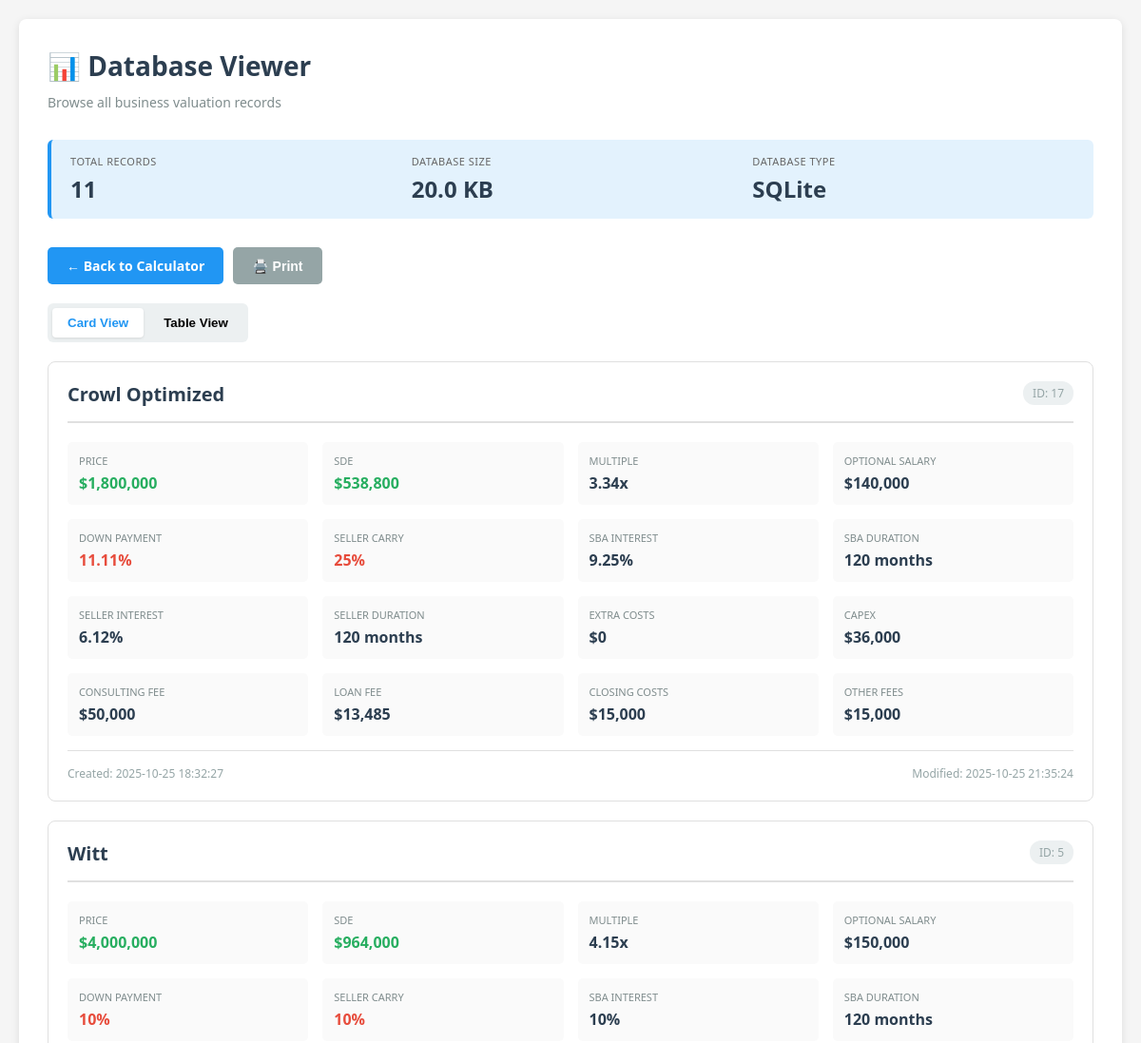
The app's page /viewdata.php (upper part), older data.
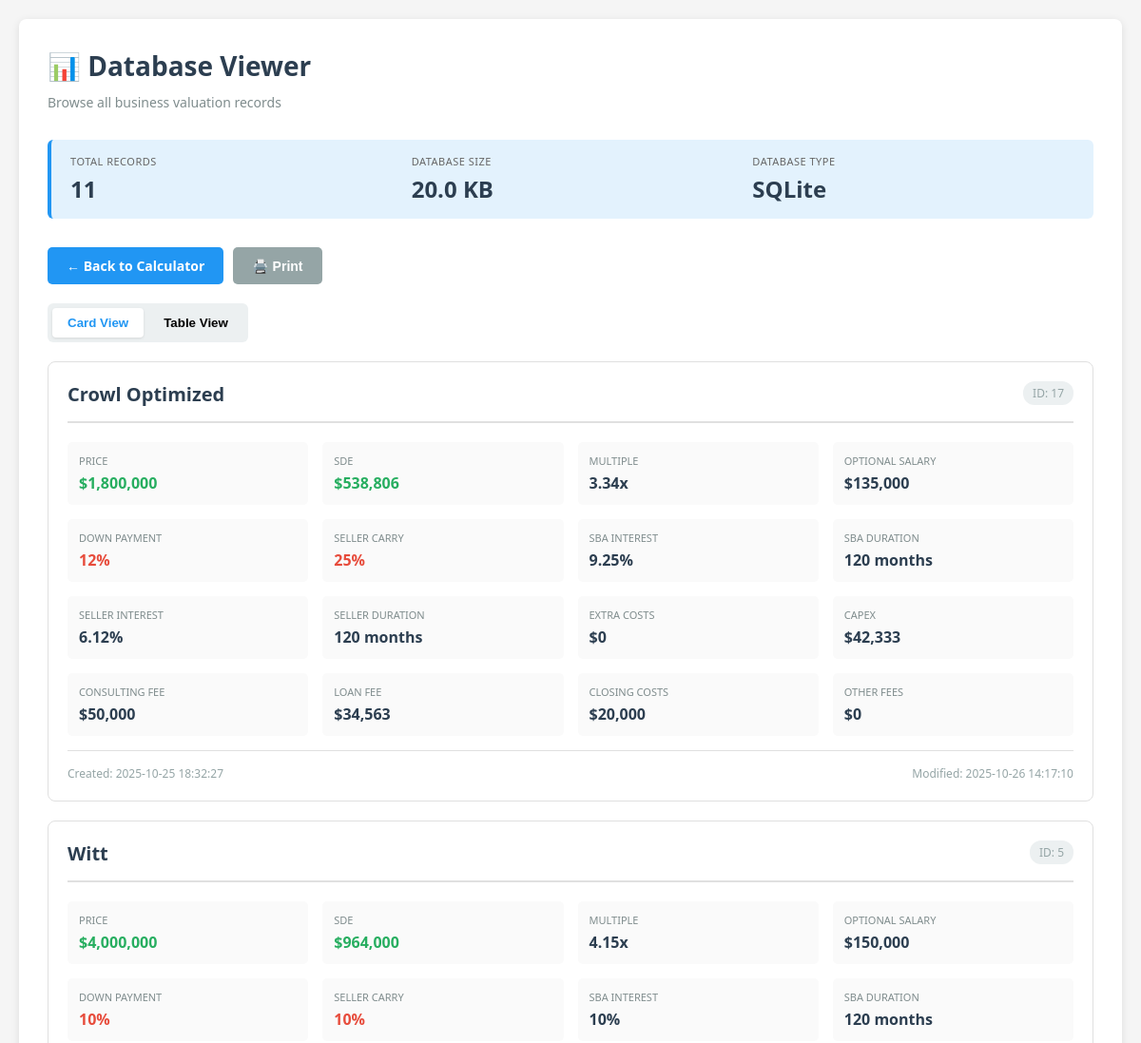
The same page, newer data.
### tables this page shows
CREATE TABLE businesses (
    id INTEGER PRIMARY KEY AUTOINCREMENT,
    business_name TEXT NOT NULL,
    created_date DATETIME DEFAULT CURRENT_TIMESTAMP,
    modified_date DATETIME DEFAULT CURRENT_TIMESTAMP,

    -- Financial Data
    sde REAL DEFAULT 500000,
    price REAL DEFAULT 1750000,
    optional_salary REAL DEFAULT 125000,
    extra_costs REAL DEFAULT 0,
    capex REAL DEFAULT 0,
    consulting_fee REAL DEFAULT 0,

    -- Financing Structure
    pct_down_payment REAL DEFAULT 10,
    pct_seller_carry REAL DEFAULT 10,
    loan_fee REAL DEFAULT 13485,
    closing_costs REAL DEFAULT 15000,
    other_fees REAL DEFAULT 15000,

    -- Loan Terms
    seller_duration INTEGER DEFAULT 120,
    seller_interest REAL DEFAULT 7,
    sba_duration INTEGER DEFAULT 120,
    sba_interest REAL DEFAULT 10
, pct_junior_debt REAL DEFAULT 0, junior_duration INTEGER DEFAULT 120, junior_interest REAL DEFAULT 8);

### Database.php (called while the page is built, shortened)
<?php
class Database {
    private $pdo;
    private $dbFile;
    public function __construct($dbFile = null) {
        $this->dbFile = $dbFile ?? __DIR__ . '/data/businesses.db';
        $this->initializeSchema();
    }
    private function connect() {
        try {
            $this->pdo = new PDO('sqlite:' . $this->dbFile);
            $this->pdo->setAttribute(PDO::ATTR_ERRMODE, PDO::ERRMODE_EXCEPTION);
            $this->pdo->setAttribute(PDO::ATTR_DEFAULT_FETCH_MODE, PDO::FETCH_ASSOC);
            $this->pdo->exec('PRAGMA foreign_keys = ON');
        } catch (PDOException $e) {
            die("Database connection failed: " . $e->getMessage());
        }
    }
    private function initializeSchema() {
        $schemaFile = __DIR__ . '/schema.sql';
        if (file_exists($schemaFile)) {
            $schema = file_get_contents($schemaFile);
            $this->pdo->exec($schema);
        }
        $this->runMigrations();
    }
    private function runMigrations() {
        try {
            $this->pdo->query('SELECT pct_junior_debt FROM businesses LIMIT 1');
        } catch (PDOException $e) {
            try {
                $this->pdo->exec('ALTER TABLE businesses ADD COLUMN pct_junior_debt REAL DEFAULT 0');
                $this->pdo->exec('ALTER TABLE businesses ADD COLUMN junior_duration INTEGER DEFAULT 120');
                $this->pdo->exec('ALTER TABLE businesses ADD COLUMN junior_interest REAL DEFAULT 8');
            } catch (PDOException $e) {
            }
        }
    }
    public function getAllBusinesses() {
        $stmt = $this->pdo->query('SELECT * FROM businesses ORDER BY modified_date DESC');
        return $stmt->fetchAll();
    }
    public function getStats() {
        $stmt = $this->pdo->query('SELECT COUNT(*) as total FROM businesses');
        $result = $stmt->fetch();
        return [
            'total_businesses' => $result['total'],
            'database_size' => file_exists($this->dbFile) ? filesize($this->dbFile) : 0
        ];
    }
}

### viewdata.php (the view, shortened to what this page needs)
<?php
require_once __DIR__ . '/Database.php';
$db = new Database();
$businesses = $db->getAllBusinesses();
$stats = $db->getStats();
?>
<!DOCTYPE html>
<html lang="en">
<head>
</head>
<body>
    <div class="container">
        <h1>📊 Database Viewer</h1>
        <p class="subtitle">Browse all business valuation records</p>
        <div class="stats">
            <div class="stats-grid">
                <div class="stat-item">
                    <div class="stat-label">Total Records</div>
                    <div class="stat-value"><?php echo $stats['total_businesses']; ?></div>
                </div>
                <div class="stat-item">
                    <div class="stat-label">Database Size</div>
                    <div class="stat-value"><?php echo number_format($stats['database_size'] / 1024, 1); ?> KB</div>
                </div>
                <div class="stat-item">
                    <div class="stat-label">Database Type</div>
                    <div class="stat-value">SQLite</div>
                </div>
            </div>
        </div>
        <div class="actions">
            <a href="index.php" class="btn btn-primary">← Back to Calculator</a>
            <button onclick="window.print()" class="btn btn-secondary">🖨️ Print</button>
        </div>
        <div class="toggle-view">
            <button class="toggle-btn active" onclick="switchView('cards')">Card View</button>
            <button class="toggle-btn" onclick="switchView('table')">Table View</button>
        </div>
        <?php if (empty($businesses)): ?>
            <div class="no-data">
                <h2>No businesses found</h2>
                <p>Create your first business record in the calculator.</p>
            </div>
        <?php else: ?>
            <div id="cards-view" class="view-section active">
                <?php foreach ($businesses as $business): ?>
                    <div class="business-card">
                        <div class="business-header">
                            <div class="business-name"><?php echo htmlspecialchars($business['business_name']); ?></div>
                            <div class="business-id">ID: <?php echo $business['id']; ?></div>
                        </div>
                        <div class="business-grid">
                            <div class="field-group">
                                <div class="field-label">Price</div>
                                <div class="field-value money">$<?php echo number_format($business['price']); ?></div>
                            </div>
                            <div class="field-group">
                                <div class="field-label">SDE</div>
                                <div class="field-value money">$<?php echo number_format($business['sde']); ?></div>
                            </div>
                            <div class="field-group">
                                <div class="field-label">Multiple</div>
                                <div class="field-value"><?php echo number_format($business['price'] / $business['sde'], 2); ?>x</div>
                            </div>
                            <div class="field-group">
                                <div class="field-label">Optional Salary</div>
                                <div class="field-value">$<?php echo number_format($business['optional_salary']); ?></div>
                            </div>
                            <div class="field-group">
                                <div class="field-label">Down Payment</div>
                                <div class="field-value percentage"><?php echo $business['pct_down_payment']; ?>%</div>
                            </div>
                            <div class="field-group">
                                <div class="field-label">Seller Carry</div>
                                <div class="field-value percentage"><?php echo $business['pct_seller_carry']; ?>%</div>
                            </div>
                            <div class="field-group">
                                <div class="field-label">SBA Interest</div>
                                <div class="field-value"><?php echo $business['sba_interest']; ?>%</div>
                            </div>
                            <div class="field-group">
                                <div class="field-label">SBA Duration</div>
                                <div class="field-value"><?php echo $business['sba_duration']; ?> months</div>
                            </div>
                            <div class="field-group">
                                <div class="field-label">Seller Interest</div>
                                <div class="field-value"><?php echo $business['seller_interest']; ?>%</div>
                            </div>
                            <div class="field-group">
                                <div class="field-label">Seller Duration</div>
                                <div class="field-value"><?php echo $business['seller_duration']; ?> months</div>
                            </div>
                            <div class="field-group">
                                <div class="field-label">Extra Costs</div>
                                <div class="field-value">$<?php echo number_format((float)$business['extra_costs']); ?></div>
                            </div>
                            <div class="field-group">
                                <div class="field-label">CapEx</div>
                                <div class="field-value">$<?php echo number_format((float)$business['capex']); ?></div>
                            </div>
                            <div class="field-group">
                                <div class="field-label">Consulting Fee</div>
                                <div class="field-value">$<?php echo number_format((float)$business['consulting_fee']); ?></div>
                            </div>
                            <div class="field-group">
                                <div class="field-label">Loan Fee</div>
                                <div class="field-value">$<?php echo number_format((float)$business['loan_fee']); ?></div>
                            </div>
                            <div class="field-group">
                                <div class="field-label">Closing Costs</div>
                                <div class="field-value">$<?php echo number_format((float)$business['closing_costs']); ?></div>
                            </div>
                            <div class="field-group">
                                <div class="field-label">Other Fees</div>
                                <div class="field-value">$<?php echo number_format((float)$business['other_fees']); ?></div>
                            </div>
                        </div>
                        <div style="margin-top: 15px; padding-top: 15px; border-top: 1px solid #e0e0e0; display: flex; justify-content: space-between;">
                            <span class="date">Created: <?php echo $business['created_date']; ?></span>
                            <span class="date">Modified: <?php echo $business['modified_date']; ?></span>
                        </div>
                    </div>
                <?php endforeach; ?>
            </div>
        <?php endif; ?>
    </div>
</body>
</html>

### viewdata.php (style rules this page uses)
* { margin: 0; padding: 0; box-sizing: border-box; }
body { font-family: 'Segoe UI', Tahoma, Geneva, Verdana, sans-serif; background-color: #f5f5f5; padding: 20px; font-size: 14px; }
.container { max-width: 1400px; margin: 0 auto; background-color: white; padding: 30px; border-radius: 8px; box-shadow: 0 2px 8px rgba(0,0,0,0.1); }
h1 { color: #2c3e50; margin-bottom: 10px; font-size: 28px; }
.subtitle { color: #7f8c8d; margin-bottom: 30px; font-size: 14px; }
.stats { background-color: #e3f2fd; padding: 15px 20px; border-radius: 6px; margin-bottom: 30px; border-left: 4px solid #2196F3; }
.stats-grid { display: grid; grid-template-columns: repeat(auto-fit, minmax(200px, 1fr)); gap: 20px; }
.stat-item { display: flex; flex-direction: column; }
.stat-label { font-size: 11px; color: #666; text-transform: uppercase; letter-spacing: 0.5px; margin-bottom: 5px; }
.stat-value { font-size: 24px; font-weight: bold; color: #2c3e50; }
.actions { margin-bottom: 20px; display: flex; gap: 10px; }
.btn { padding: 10px 20px; border: none; border-radius: 5px; font-size: 14px; font-weight: 600; cursor: pointer; text-decoration: none; display: inline-block; transition: all 0.2s; }
.btn-primary { background-color: #2196F3; color: white; }
.btn-secondary { background-color: #95a5a6; color: white; }
.business-card { background-color: white; border: 1px solid #e0e0e0; border-radius: 8px; padding: 20px; margin-bottom: 20px; transition: box-shadow 0.2s; }
.business-header { display: flex; justify-content: space-between; align-items: start; margin-bottom: 20px; padding-bottom: 15px; border-bottom: 2px solid #e0e0e0; }
.business-name { font-size: 20px; font-weight: bold; color: #2c3e50; }
.business-id { font-size: 12px; color: #95a5a6; background-color: #ecf0f1; padding: 4px 10px; border-radius: 12px; }
.business-grid { display: grid; grid-template-columns: repeat(auto-fit, minmax(250px, 1fr)); gap: 15px; }
.field-group { background-color: #fafafa; padding: 12px; border-radius: 5px; }
.field-label { font-size: 11px; color: #7f8c8d; text-transform: uppercase; margin-bottom: 5px; }
.field-value { font-size: 16px; font-weight: 600; color: #2c3e50; }
.money { color: #27ae60; }
.percentage { color: #e74c3c; }
.date { font-size: 12px; color: #95a5a6; }
.toggle-view { margin-bottom: 20px; display: flex; gap: 5px; background-color: #ecf0f1; padding: 5px; border-radius: 6px; width: fit-content; }
.toggle-btn { padding: 8px 16px; border: none; background-color: transparent; cursor: pointer; border-radius: 4px; font-weight: 600; transition: all 0.2s; }
.toggle-btn.active { background-color: white; color: #2196F3; box-shadow: 0 1px 3px rgba(0,0,0,0.1); }
.view-section { display: none; }
.view-section.active { display: block; }

Row changes from the older to the newer data that the page shows:
changed businesses "Crowl Optimized": sde "538,800" → "538,806"; optional_salary "140,000" → "135,000"; pct_down_payment "11.11" → "12"; capex "36,000" → "42,333"; loan_fee "13,485" → "34,563"; closing_costs "15,000" → "20,000"; other_fees "15,000" → "0"; modified_date "2025-10-25 21:35:24" → "2025-10-26 14:17:10"
